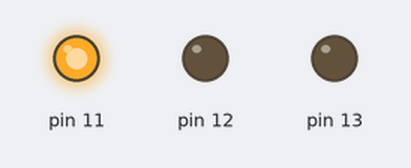
Bench run of a sketch on a simulated Arduino Uno, built with avr-gcc and run on an emulated ATmega328P. Parts: output pins drawn as LEDs (lit = HIGH).

Above: at 0.2 s.
At 0.7 s:
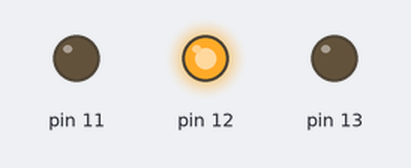
At 2.7 s:
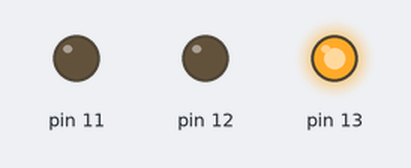
Timing chart, 0 to 3.5 s (numbered marks = the images above):
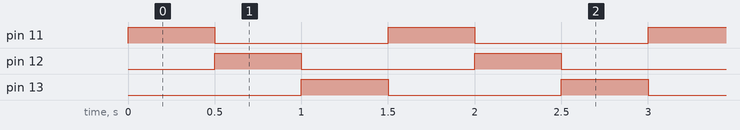

The sketch:

rgbled.ino
```cpp
void setup() {
    pinMode(11, OUTPUT);
    pinMode(12, OUTPUT);
    pinMode(13, OUTPUT);
}

void loop() {
    digitalWrite(11, HIGH);
    digitalWrite(12, LOW);
    digitalWrite(13, LOW);
    delay(500);
    digitalWrite(11, LOW);
    digitalWrite(12, HIGH);
    digitalWrite(13, LOW);
    delay(500);
    digitalWrite(11, LOW);
    digitalWrite(12, LOW);
    digitalWrite(13, HIGH);
    delay(500);
}
```

Measured:
- by itself, pin 11–13: alternates HIGH for 0.50 s and LOW for 1.0 s
- by itself, everything shown: repeats every 1.5 s, in 3 steps
